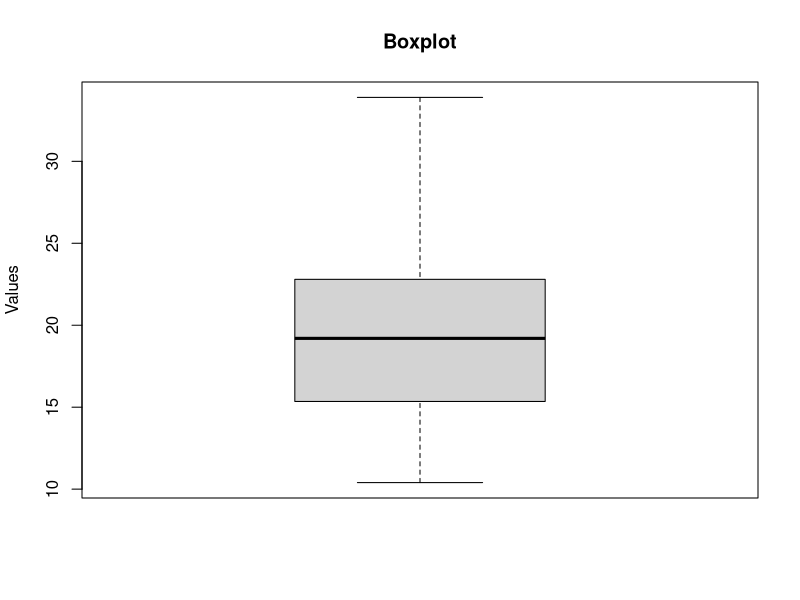
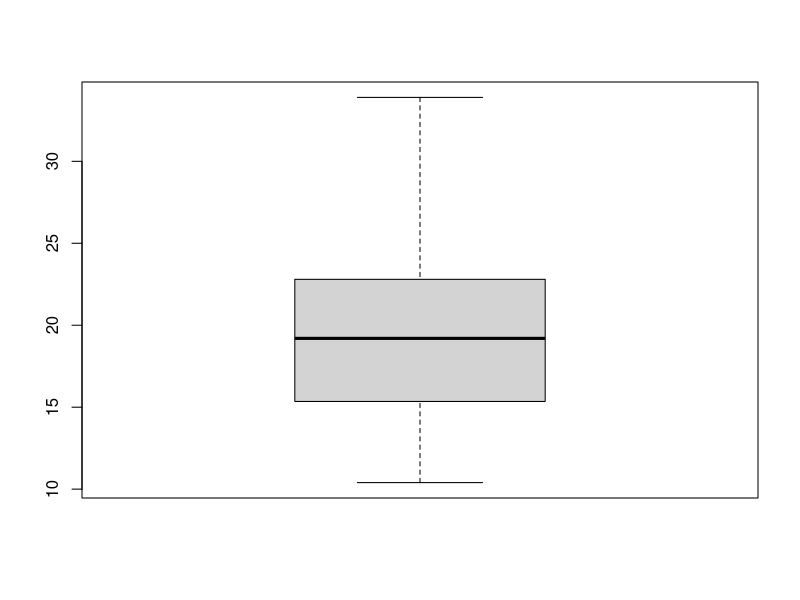
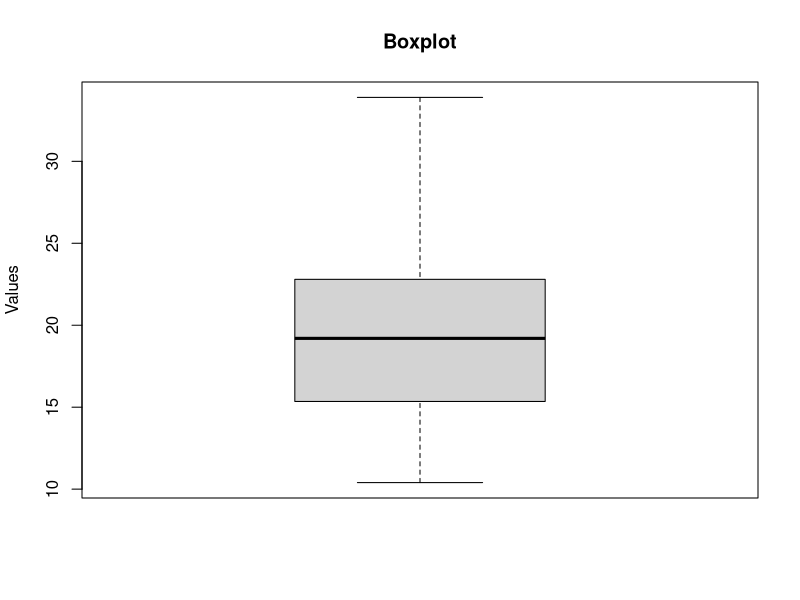

Source code (R) for these figures, in order: (Note: this script raises an error after producing the figures.)
#::::::::::::::::::::::::::::::::::::::::::::::::::::::::::::::::::::::::::::
#
# Functions II - Solutions
# 
#::::::::::::::::::::::::::::::::::::::::::::::::::::::::::::::::::::::::::::




# Exercises
#===========================================================


# 1. Write a function that computes the following statistics for a numeric 
#    vector: (1) the sum of NAs, (2) the median, (3) the number of unique values.
#    include a second argument na.rm with default TRUE, to make sure that 
#    the median is computed (without NA values).
#    test your function using the mtcars data.
data("mtcars")

computeDescriptives <- function(x, na.rm = TRUE) {
  c(sumNAs = sum(is.na(x)),
    median = median(x, na.rm = na.rm),
    uniqueValues = length(unique(x)))
}

computeDescriptives(mtcars$mpg)


# 2. Consider the drop_NA()-function from the previous exercises.
#    Add a side-effect to the function: inform the user of
#    how many NA values were dropped. 
#    Add a "message" argument with default FALSE, so that 
#    users can also choose whether to get the information.
drop_NA <- function(x, message = TRUE){
  is_NA <- is.na(x)
  if(message) message(sum(is_NA), " NA-values were dropped.")
  out <- structure(x[!is_NA], 
                   original_length = length(x),
                   which_NA = which(is_NA))
}

Ozone_noNA <- drop_NA(airquality$Ozone) 
Ozone_noNA
Ozone_noNA <- drop_NA(airquality$Ozone, message = FALSE) 
Ozone_noNA


# 3. Consider the get_info()-function from above. Include
#    a "na.rm" argument with a sensible default. 
#    when na.rm = TRUE, the function should:
#       - remove NA values before computing the statistics
#       - inform the user how many NA values were removed
#       - make sure users can choose not to get this information
#    TIP: make use of the function you wrote for exerise 2.
get_info <- function(x, na.rm = TRUE, message = FALSE){
  if(na.rm) x <- drop_NA(x, message = message)
  mean_x <- mean(x)
  median_x <- median(x)
  n_obs_x <- length(x)
  range_x <- range(x)
  return(list(mean = mean_x, median = median_x, 
              n_obs = n_obs_x, range = range_x))
}

get_info(airquality$Ozone)
get_info(airquality$Ozone, message = TRUE)
get_info(airquality$Ozone, na.rm = FALSE)




# 4. Write a function that takes a numeric variable as input and creates a 
#    boxplot as output. How does R provide default values for the main 
#    title and axis labels. Would you choose the same?
#    Give sensible default values to the main title and axis labels.
create_boxplot <- function(x, main = "Boxplot", xlab = NULL, ylab = "Values") {
  boxplot(x, main = main, xlab = xlab, ylab = ylab)
}
create_boxplot(mtcars$mpg)
boxplot(mtcars$mpg)


# 5. Implement 'input checks' for your boxplot function. The function should throw
#    an error, if the input is not a single numeric vector.
# If the vector contains missing values, the function should throw a warning.
create_boxplot2 <- function(x, main = "Boxplot", xlab = NULL, ylab = "Values") {
  if(!is.numeric(x)) stop("'x' must be a numeric vector.")
  if(any(is.na(x))) warning("'x' contains missing values.")
  boxplot(x, main = main, xlab = xlab, ylab = ylab)
}
create_boxplot2(mtcars$mpg)
create_boxplot2(mtcars)
create_boxplot2(c(mtcars$mpg, NA))


# 6. Write a function that creates either a histogram or a bar chart for a 
#    variable, depending on the input:
#      + character/factor -> bar chart using table()
#      + numeric -> histogram
create_graph <- function(x) {
  if(is.character(x) || is.factor(x)) return(barplot(table(x)))
  else if(is.numeric(x)) return(hist(x))
  else stop("No suitable input supplied.")
}

create_graph(1:5)
create_graph(c("a", "b", "c"))
create_graph(mtcars$mpg)
create_graph(iris$Species)

